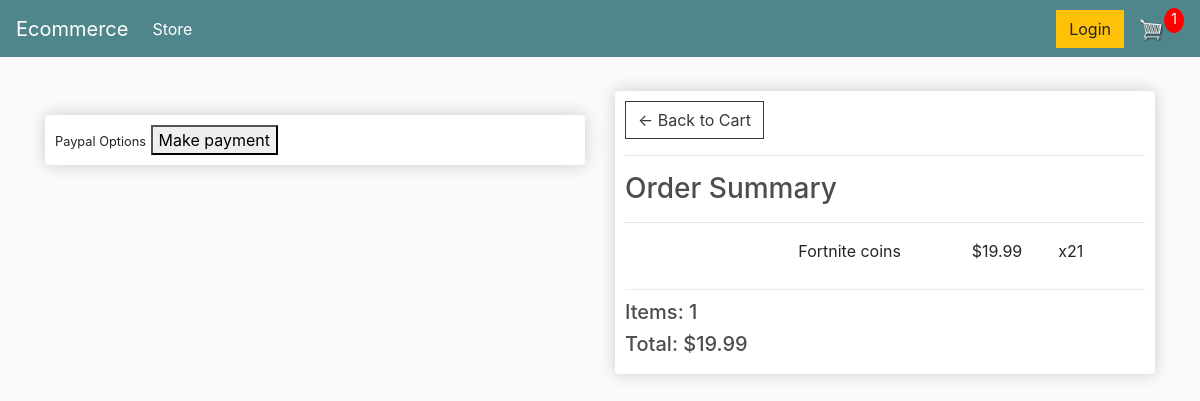
/checkout/ (signed in), run on an earlier commit of the app's database.
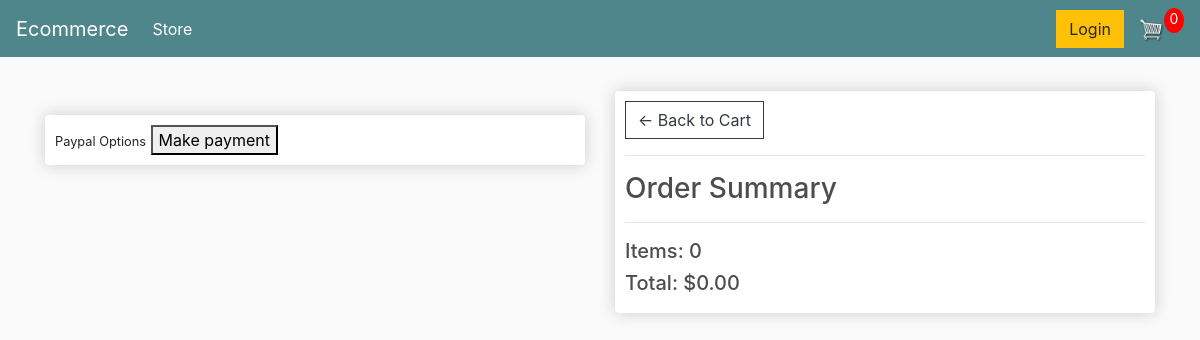
And on a later commit of the database.
### store/models.py (models this page shows, shortened)
class OrderItem(models.Model):
	product = models.ForeignKey(Product, on_delete=models.SET_NULL, null=True)
	order = models.ForeignKey(Order, on_delete=models.SET_NULL, null=True)
	quantity = models.IntegerField(default=0, null=True, blank=True)
	date_added = models.DateTimeField(auto_now_add=True)
	@property
	def get_total(self):
		total = self.product.price * self.quantity
		return total

class Product(models.Model):
	name = models.CharField(max_length=200)
	price = models.DecimalField(max_digits=7, decimal_places=2)
	digital = models.BooleanField(default=False,null=True, blank=True)
	image = models.ImageField(null=True, blank=True)

class Order(models.Model):
	customer = models.ForeignKey(Customer, on_delete=models.SET_NULL, null=True, blank=True)
	date_ordered = models.DateTimeField(auto_now_add=True)
	complete = models.BooleanField(default=False)
	transaction_id = models.CharField(max_length=100, null=True)
	@property
	def shipping(self):
		shipping = False
		orderitems = self.orderitem_set.all()
		for i in orderitems:
			if i.product.digital == False:
				shipping = True
		return shipping
	@property
	def get_cart_total(self):
		orderitems = self.orderitem_set.all()
		total = sum([item.get_total for item in orderitems])
		return total
	@property
	def get_cart_items(self):
		orderitems = self.orderitem_set.all()
		total = sum([item.quantity for item in orderitems])
		return total

### store/views.py (the view)
# urls.py: path('checkout/', views.checkout, name="checkout"),
def checkout(request):
	if request.user.is_authenticated:
		customer = request.user.customer
		order, created = Order.objects.get_or_create(customer=customer, complete=False)
		items = order.orderitem_set.all()
		cartItems = order.get_cart_items
	else:
		items = []
		order = {'get_cart_total':0, 'get_cart_items':0, 'shipping':False}
		cartItems = order['get_cart_items']
	context = {'items':items, 'order':order, 'cartItems':cartItems}
	return render(request, 'store/checkout.html', context)

### store/templates/store/checkout.html (shortened to what this page needs)
{% extends 'store/main.html' %}
{% load static %}
{% block content %}
<div class="row">
    <div class="col-lg-6">
        <br>
        <div class="box-element hidden" id="payment-info">
            <small>Paypal Options</small>
            <button id="make-payment">Make payment</button>
        </div>
    </div>
    <div class="col-lg-6">
        <div class="box-element">
            <a  class="btn btn-outline-dark" href="{% url 'cart' %}">&#x2190; Back to Cart</a>
            <hr>
            <h3>Order Summary</h3>
            <hr>
            {% for item in items %}
            <div class="cart-row">
                <div style="flex:2"><img class="row-image" src="{{item.product.imageURL}}"></div>
                <div style="flex:2"><p>{{item.product.name}}</p></div>
                <div style="flex:1"><p>${{item.product.price}}</p></div>
                <div style="flex:1"><p>x2{{item.quantity}}</p></div>
            </div>
            {% endfor %}
            <h5>Items: {{order.get_cart_items}}</h5>
            <h5>Total: ${{order.get_cart_total|floatformat:2}}</h5>
        </div>
    </div>
</div>
{% endblock content %}

What changed in the data, as far as the page shows it:
no longer on this page (row edited): OrderItem: product.name "Fortnite coins", product.price "19.99", quantity "1"
no longer on this page (row edited): Order: get_cart_items "1", get_cart_total "19.99"
added Order: get_cart_items "0", get_cart_total "0.00"
Also different on the page:
{{ cartItems }}: "1" → "0"
